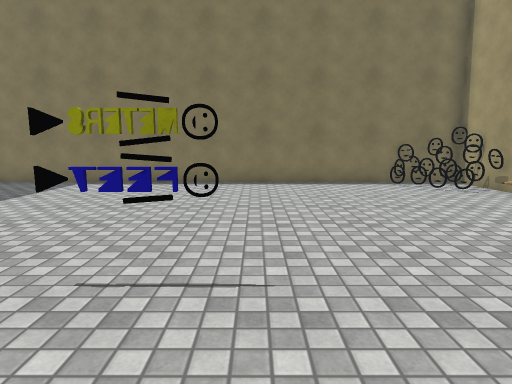
[1] (above)

14 first-person views from a walk through a Unity game level. The camera is 1.4 m above the floor, tilts 8° down and sees 75° across. The floor is counted in squares, 1 m on a side. Each view is taken from the middle of a square. On the plan, view 1 faces up. The plan holds only what a view shows up to about 15 squares ahead; the rest is blank. The place goes on beyond the plan. Surface patterns are stand-ins for the level's own textures.

[2]
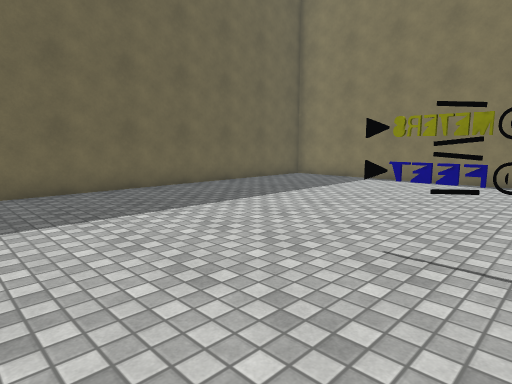

[3]
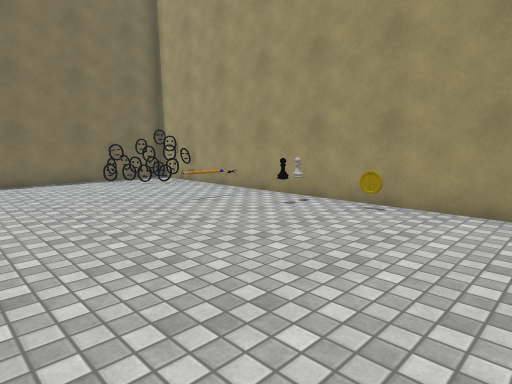

[4]
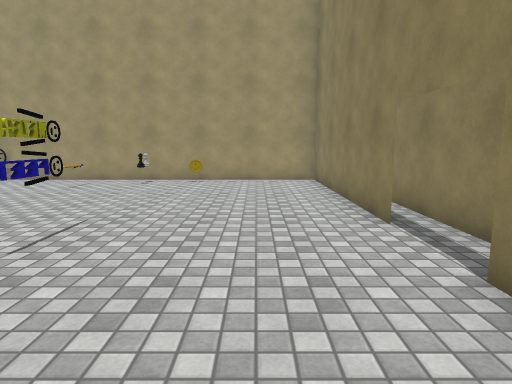

[5]
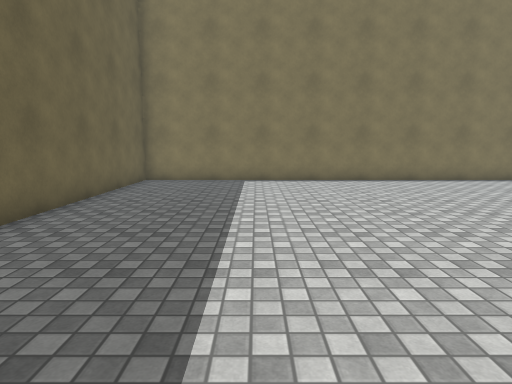

[6]
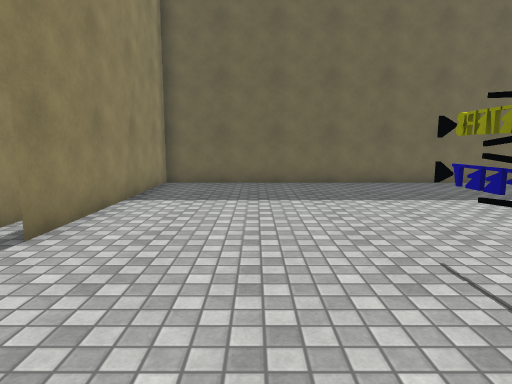

[7]
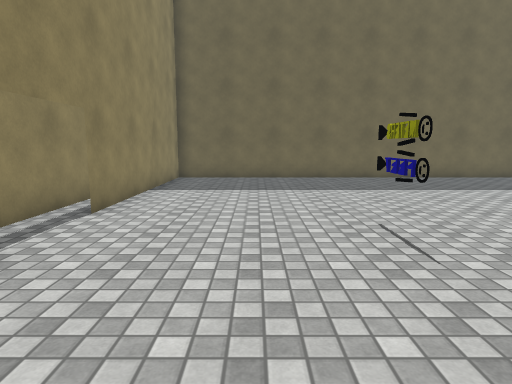

[8]
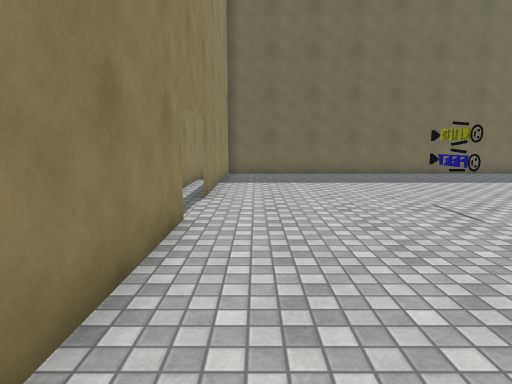

[9]
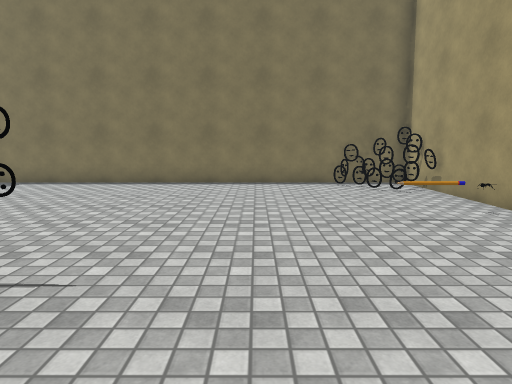

[10]
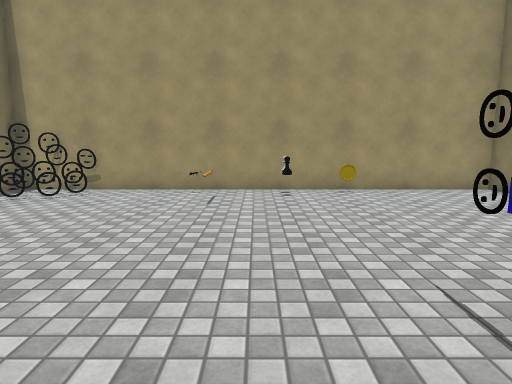

[11]
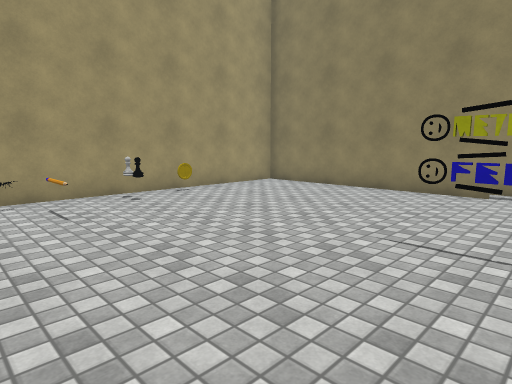

[12]
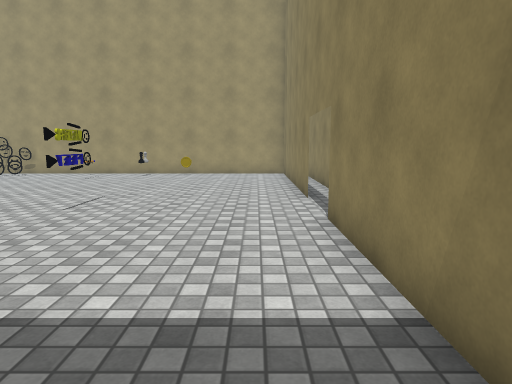

[13]
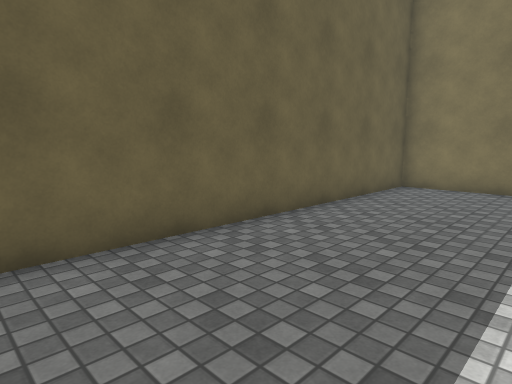

[14]
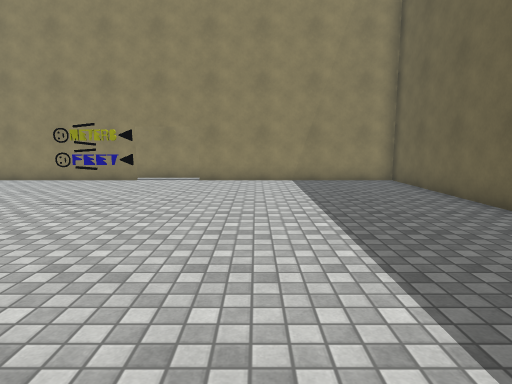

### Floor plan
Ten units are one square. View 1 is at (0, 0); x grows to the right and y downward. Boxes are objects, and circles mark ways between rooms. Rooms are numbered by the first view taken in them; rooms with no view inside come last. Other rooms are left out.
<svg viewBox="-110 -130 190 169">
<path fill="none" stroke="#000" d="M-2 24 75 24 75 -41M75 -65 75 -125 -105 -125 -105 24 -26 24M48 -62 59 -62M60 -62 46 -62M-90 34 61 34M75 -41 75 -65"/>
<rect x="-25" y="-35" width="10" height="10" fill="#bbb"><title>other object</title></rect>
<rect x="-15" y="-35" width="10" height="10" fill="#bbb"><title>other object</title></rect>
<rect x="45" y="-125" width="10" height="10" fill="#bbb"><title>other object</title></rect>
<rect x="55" y="-105" width="10" height="10" fill="#bbb"><title>other object</title></rect>
<rect x="55" y="-115" width="10" height="10" fill="#bbb"><title>other object</title></rect>
<rect x="55" y="-125" width="10" height="10" fill="#bbb"><title>other object</title></rect>
<rect x="65" y="-25" width="10" height="10" fill="#bbb"><title>other object</title></rect>
<rect x="65" y="-75" width="10" height="10" fill="#bbb"><title>other object</title></rect>
<rect x="65" y="-105" width="10" height="10" fill="#bbb"><title>other object</title></rect>
<rect x="65" y="-115" width="10" height="10" fill="#bbb"><title>other object</title></rect>
<rect x="65" y="-125" width="10" height="10" fill="#bbb"><title>other object</title></rect>
<circle cx="-15" cy="20" r="3" fill="#2a7"/>
<circle cx="60" cy="-50" r="3" fill="#2a7"/>
<circle cx="70" cy="-40" r="3" fill="#2a7"/>
<circle cx="70" cy="-60" r="3" fill="#2a7"/>
<text x="-20" y="-60">1</text>
<text x="-20" y="30">2</text>
<text x="70" y="-50">3</text>
</svg>
Room 1 opens to room 2. Room 1 opens to room 3.

Where each view was taken, in squares from view 1:
view 1: 0 up, 0 right, facing up
view 2: 1 down, 0 right, facing up-left
view 3: 1 down, 0 right, facing up-right
view 4: 0 up, 6 left, facing right
view 5: 1 down, 6 left, facing up
view 6: 1 up, 2 right, facing left
view 7: 1 up, 4 right, facing left
view 8: 1 down, 6 right, facing left
view 9: 0 up, 2 right, facing up
view 10: 5 up, 3 left, facing right
view 11: 8 up, 2 left, facing down-right
view 12: 1 down, 9 left, facing right
view 13: 1 up, 6 left, facing up-left
view 14: 11 up, 5 left, facing down
